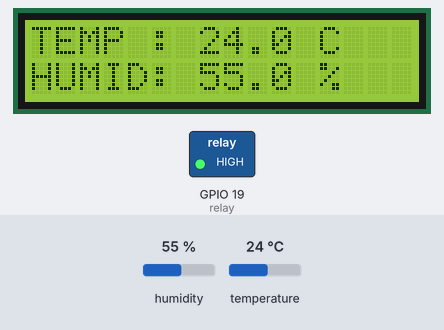
The program below on a simulated ESP32 board running MicroPython. On the bench: 16×2 character LCD, switched loads named in the program (green lamp = pin HIGH). The test bench sets the inputs (shaded band); at power-on: temperature 24 °C, humidity 55 %. Library files of the repository ran but are not shown: i2c_lcd.py, lcd_api.py; what the program prints to the serial console is not drawn.

Above: at 3.2 s.
3.3 s: temperature set to 29.6 °C
At 6.6 s:
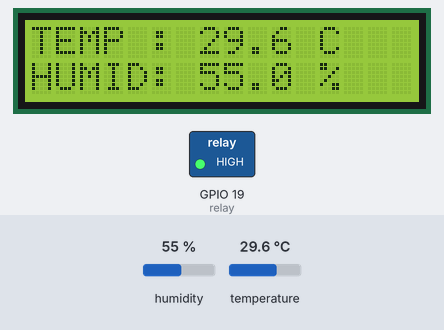
10.7 s: temperature set to 30.9 °C
At 13.8 s:
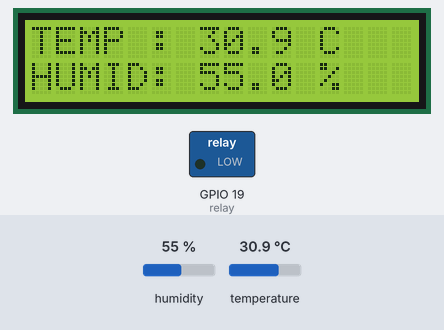
18.5 s: humidity set to 22 %
At 22.8 s:
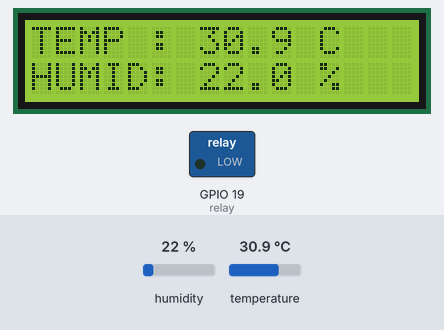
26.1 s: humidity set to 40 %
At 28.8 s:
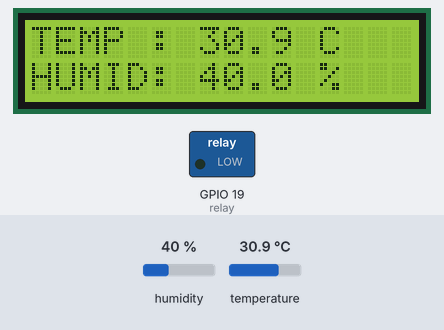
32.3 s: temperature set to 12 °C
At 34.8 s:
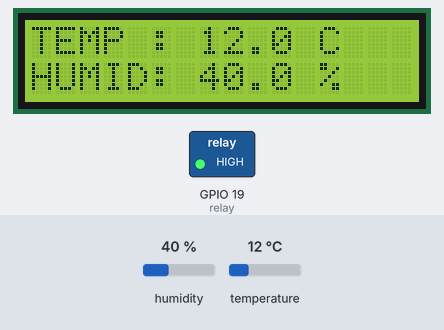
Timing chart, 0 to 36.3 s (numbered marks = the images above; inputs shaded):
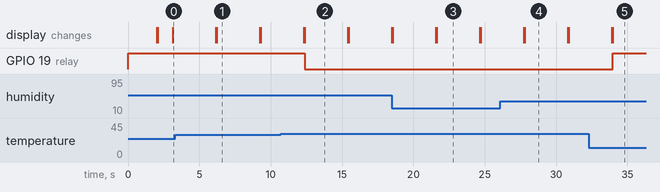

The program:

temp_relay_lcd.py
```python
from machine import Pin, SoftI2C
from i2c_lcd import I2cLcd
from lcd_api import LcdApi
import time
import dht

# DEFINE RELAY
relay = Pin(19,Pin.OUT)
relay.value(1) #TURN OFF

def relay_on():
    relay.value(0)
    print('Relay: ON')

def relay_off():
    relay.value(1)
    print('Relay: OFF')


# DEFINE TEMP & HUMID
d = dht.DHT22(Pin(23))
time.sleep(2)

def get_temp_humid():
    d.measure()
    time.sleep(1)
    temp = d.temperature()
    humid = d.humidity()
    text_temp = 'TEMP : {:.1f} C'.format(temp)
    text_humid = 'HUMID: {:.1f} %'.format(humid)
    return (text_temp, text_humid, temp, humid)

#tp, th, t, h = get_temp_humid()
#print(tp)
#print(th)


# DEFINE LCD
i2c = SoftI2C(scl=Pin(22),sda=Pin(21),freq=100000)
#print(i2c.scan()) #Return Number of Address
#print('Address :' , hex(i2c.scan()[0])) #Convert Address to Hex

lcd = I2cLcd(i2c, 0x27, 2, 16)

def show_lcd(line1, line2):
    lcd.clear()
    lcd.putstr(line1)
    lcd.move_to(0,1) # lcd.move_to(COLUMN, ROW)
    lcd.putstr(line2)

while True:
#for i in range(30):
    tp, th, t, h = get_temp_humid()
    show_lcd(tp,th)
    if t > 30:
        relay_on()
    else:
        relay_off()
    time.sleep(2)
```

Measured:
- the behaviour switches between 30 and 30.1 °C on temperature (found by bisection; images 1 and 2)
- after the input at 3.3 s, the display: first differs from a run without the input after 2.9 s (image 1)
- after the input at 10.7 s, GPIO 19 (relay): HIGH → LOW after 1.7 s; the display: first differs from a run without the input after 1.7 s (image 2)
- after the input at 18.5 s, the display: first differs from a run without the input after 3.1 s (image 3)
- after the input at 26.1 s, the display: first differs from a run without the input after 1.7 s (image 4)
- after the input at 32.3 s, GPIO 19 (relay): LOW → HIGH after 1.7 s; the display: first differs from a run without the input after 1.7 s (image 5)
- what the display in image 1 shows lasts 3.0 s, from 6.2 s to 9.2 s
